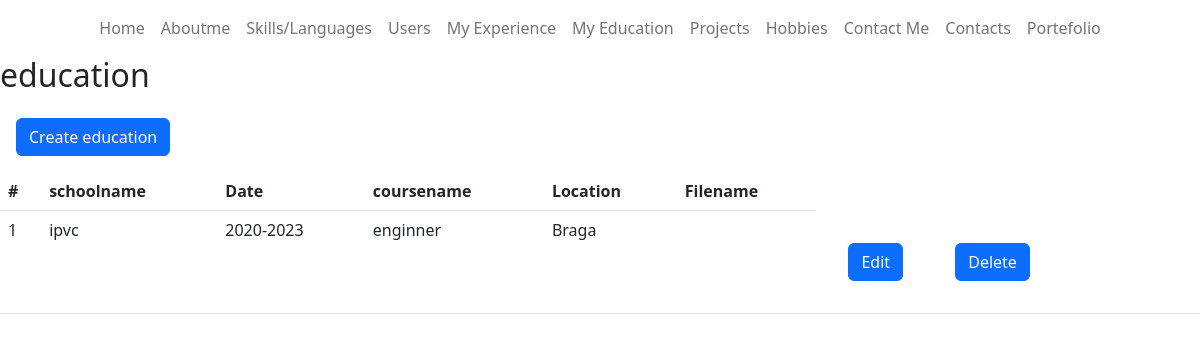
Before: /CMS/pages/education/read.php with the older database file.
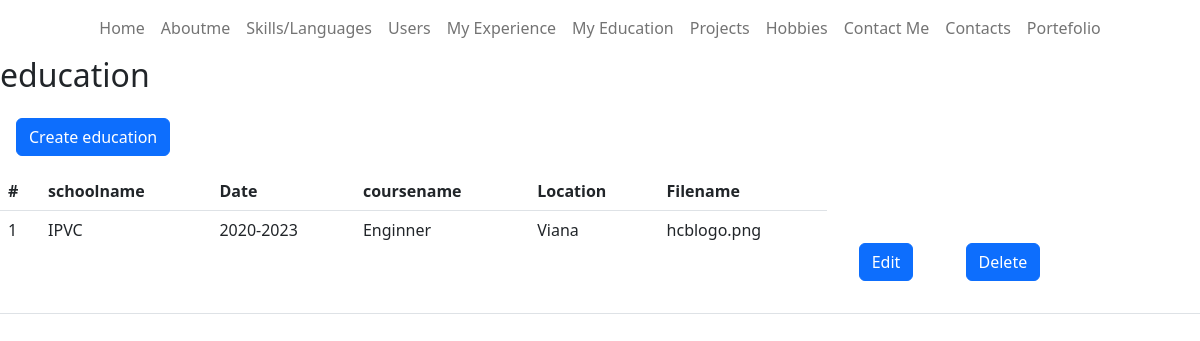
After: the same page with the newer database file.
### tables this page shows
CREATE TABLE `education` (
  `id` int(11) NOT NULL,
  `schoolname` varchar(100) NOT NULL,
  `date` varchar(100) NOT NULL,
  `coursename` varchar(100) NOT NULL,
  `location` varchar(100) NOT NULL,
  `filename` varchar(100) NOT NULL
);

### CMS/pages/education/read.php (the view, shortened to what this page needs)
<?php
$pdo = pdo_connect_mysql();
$page = isset($_GET['page']) && is_numeric($_GET['page']) ? (int)$_GET['page'] : 1;
$records_per_page = 20;
$stmt = $pdo->prepare('SELECT * FROM education ORDER BY id LIMIT :current_page, :record_per_page');
$stmt->bindValue(':current_page', ($page-1)*$records_per_page, PDO::PARAM_INT);
$stmt->bindValue(':record_per_page', $records_per_page, PDO::PARAM_INT);
$stmt->execute();
$educations = $stmt->fetchAll(PDO::FETCH_ASSOC);
?>
<div class="content read">
<?php
require_once "../../navbars/navbaradmin.php";
?>
	<h2>education</h2>
    <button onclick="window.location.href='./create.php'" class="create-language btn btn-primary m-3">Create education</button>
	<table class="table">
        <thead>
            <tr>
                <th>#</th>
                <th>schoolname</th>
                <th>Date</th>
                <th>coursename</th>
                <th>Location</th>
                <th>Filename</th>
            </tr>
        </thead>
        <tbody>
            <?php foreach ($educations as $education): ?>
            <tr>
                <td><?=$education['id']?></td>
                <td><?=$education['schoolname']?></td>
                <td><?=$education['date']?></td>
                <td><?=$education['coursename']?></td>
                <td><?=$education['location']?></td>
                <td><?=$education['filename']?></td>
                <td class="actions">
                <?php echo "<a href=\"update.php?id={$education['id']}\" class=\"edit\"><button type='button' class='btn btn-primary m-4'>Edit</button></a>"?>
                <?php echo "<a href=\"delete.php?id={$education['id']}\" class=\"trash\"><button type='button' class='btn btn-primary m-4'>Delete</button> </a>"?>
                </td>
            </tr>
            <?php endforeach; ?>
        </tbody>
    </table>
</div>

Changed rows visible on the page:
changed education id 1: schoolname "ipvc" → "IPVC"; coursename "enginner" → "Enginner"; location "Braga" → "Viana"; filename (not shown) → "hcblogo.png"
